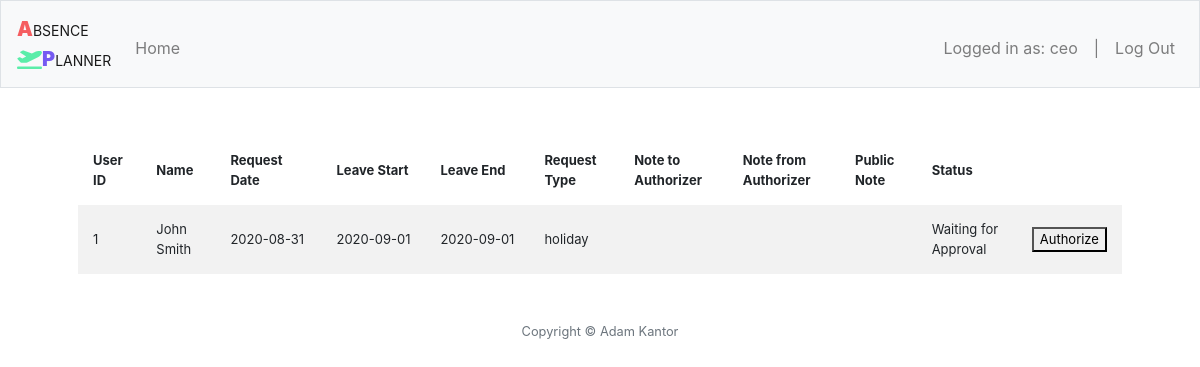
The page /authorizations (signed in) on the database its author committed.
### models.py (models this page shows)
class User(db.Model, UserMixin):
    __tablename__ = 'users'
    id = db.Column(db.Integer, primary_key=True)
    active = db.Column('is_active', db.Boolean(), nullable=False, server_default='1')
    username = db.Column(db.String(100, collation='NOCASE'), nullable=False, unique=True)
    password = db.Column(db.String(255), nullable=False, server_default='')
    first_name = db.Column(db.String(100, collation='NOCASE'), nullable=False, server_default='')
    last_name = db.Column(db.String(100, collation='NOCASE'), nullable=False, server_default='')
    superior_id = db.Column(db.Integer(), db.ForeignKey('users.id', ondelete='CASCADE'))
    subordinates = db.relationship('User', backref=db.backref('superior', remote_side=[id]))
    roles = db.relationship('Role', secondary='user_roles')
    allowances = db.relationship('Allowance')

class RequestType(db.Model):
    __tablename__ = 'request_types'
    id = db.Column(db.Integer(), primary_key=True)
    name = db.Column(db.String(50), unique=True)

### views.py (the view)
@app.route("/authorizations", methods=["GET", "POST"])
@roles_accepted('Manager', 'Admin')
def authorizations():
    if request.method == 'POST':
        request_id = request.form.get('request_id')
        authorized_string = request.form['acceptOrDecline']
        authorized = (authorized_string == "1")
        prv_note_from_auth = request.form.get('prv_note_from_auth')
        result = models.authorize_request(
            request_id=request_id,
            authorizer_id=current_user.id,
            prv_note_from_auth=prv_note_from_auth,
            authorized=authorized
        )
        if result == 0:
            flash(f'Request has been successfully {"authorized" if authorized else "declined"}')
        elif result == 1:
            flash('Request not found!')
        elif result == 2:
            flash('Authorizer not found!')
        elif result == 3:
            flash('Invalid authorization status!')
        else:
            flash('Unknown error occured!')
        return redirect("/authorizations")
    else:
        entries = get_authorizations(current_user)
        return render_template("authorizations.html", entries=entries)

### application.py (called while the page is built)
@app.after_request
def after_request(response):
    response.headers["Cache-Control"] = "no-cache, no-store, must-revalidate"
    response.headers["Expires"] = 0
    response.headers["Pragma"] = "no-cache"
    return response

### templates/authorizations.html (shortened to what this page needs)
{% extends "layout.html" %}
{% block main %}
    {% if entries %}
        <table class="table-responsive table-striped tableRequests">
            <thead>
                <tr>
                    <th scope="col">User ID</th>
                    <th scope="col">Name</th>
                    <th scope="col">Request Date</th>
                    <th scope="col">Leave Start</th>
                    <th scope="col">Leave End</th>
                    <th scope="col">Request Type</th>
                    <th scope="col">Note to Authorizer</th>
                    <th scope="col">Note from Authorizer</th>
                    <th scope="col">Public Note</th>
                    <th scope="col">Status</th>
                    <th scope="col"></th>
                </tr>
            </thead>
            <tbody>
                {% for entry in entries %}
                    <tr>
                        <td>{{ entry.user_id }}</td>
                        <td>{{ entry.name }}</td>
                        <td class="nowrap">{{ entry.request_date }}</td>
                        <td class="nowrap">{{ entry.start_date }}</td>
                        <td class="nowrap">{{ entry.end_date }}</td>
                        <td>{{ entry.request_type }}</td>
                        <td>{{ entry.prv_note_to_auth }}</td>
                        <td>{{ entry.prv_note_from_auth }}</td>
                        <td>{{ entry.pub_note }}</td>
                        <td>{{ entry.status }}</td>
                        <td>
                            <button class="okButtons" id="okBtn{{ entry.id }}">Authorize</button>
                        </td>
                    </tr>
                {% endfor %}
            </tbody>
        </table>
    {% else %}
        <div class="font-weight-bolder"><br><p>No requests to approve</p></div>
    {% endif %}
{% endblock %}

### templates/layout.html (shortened to what this page needs)
<!DOCTYPE html>
<html lang="en">
    <head>
        <link rel="stylesheet" href="https://stackpath.bootstrapcdn.com/bootstrap/4.5.0/css/bootstrap.min.css">
        <link href="/static/fontawesome-free-5.14.0-web/css/all.css" rel="stylesheet">
        <link href="/static/styles.css" rel="stylesheet">
    </head>
    <body>
        <nav class="navbar navbar-expand-md navbar-light bg-light border">
            <a class="navbar-brand" href="/"><span class="logo-a">A</span><span class="logo-bsence">bsence</span><br><span class="logo-icon"><i class="fas fa-plane-departure"></i></span><span class="logo-p">P</span><span class="logo-lanner">lanner</span></a>
            <div class="collapse navbar-collapse" id="navbar">
                {% if current_user.is_authenticated %}
                    <ul class="navbar-nav mr-auto mt-2">
                        <li class="nav-item"><a class="nav-link" href="/home">Home</a></li>
                    </ul>
                    <ul class="navbar-nav ml-auto mt-2">
                        <div class="nav-link"> Logged in as: {{ current_user.username }}</div>
                        <div class="nav-link">|</div>
                        <li class="nav-item"><a class="nav-link" href={{ url_for('user.logout') }}>Log Out</a></li>
                    </ul>
                {% else %}
                    <ul class="navbar-nav ml-auto mt-2">
                        <li class="nav-item"><a class="nav-link" href={{ url_for('user.login') }}>Log In</a></li>
                    </ul>
                {% endif %}
            </div>
        </nav>
        <main class="container p-5">
            {% block main %}{% endblock %}
        </main>
        <footer class="small text-center text-muted">
            Copyright © Adam Kantor
        </footer>
    </body>
</html>

### static/styles.css (style rules this page uses)
nav .navbar-brand { font-variant: small-caps; font-stretch: expanded; }
nav .navbar-brand .logo-a { color: #f55d60; font-weight: 900; }
nav .navbar-brand .logo-p { color: #755af2; font-weight: 900; }
nav .navbar-brand .logo-icon { color: #5aeda9; }
.tableRequests tr td, .tableRequests tr th { font-size: small; padding: 15px; }
.nowrap { white-space: nowrap; }

### rows shown on the page
User: username "ceo"
RequestType: user_id "1", name "John Smith", request_date "2020-08-31", start_date "2020-09-01", end_date "2020-09-01", request_type "holiday", status "Waiting for Approval"
